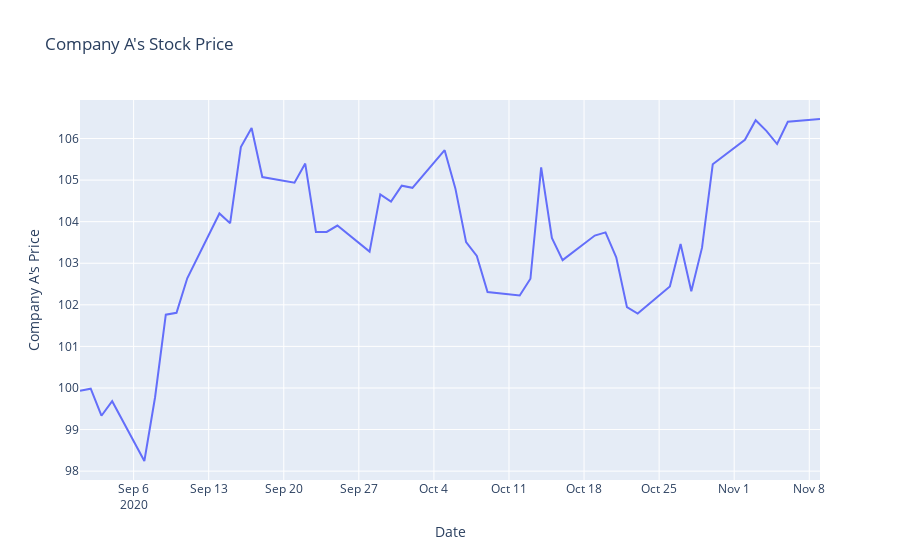

The code cell stored with this chart in its notebook:
### Code cell
import plotly.graph_objects as go
import pandas as pd
import numpy as np

returns = np.random.randn(50)
price = 100 + np.cumsum(returns)
dates = pd.date_range(start='2020-09-01', periods=50, freq='B')
df = pd.DataFrame(zip(dates, price), columns=['Date', 'Company_A'])

fig = go.Figure()

fig.add_trace(go.Scatter(x=df['Date'], y=df['Company_A'], mode='lines', name='Company_A'))

fig.update_layout(
    title="Company A's Stock Price",
    xaxis_title="Date",
    yaxis_title="Company A's Price"
)

fig.show()

### Figure 1 — Plotly figure (JSON) as saved in the notebook; plotly's stock layout.template omitted (floating-point values rounded to 4 significant figures)
{"data": [{"mode": "lines", "name": "Company_A", "type": "scatter", "x": ["2020-09-01T00:00:00", "2020-09-02T00:00:00", "2020-09-03T00:00:00", "2020-09-04T00:00:00", "2020-09-07T00:00:00", "2020-09-08T00:00:00", "2020-09-09T00:00:00", "2020-09-10T00:00:00", "2020-09-11T00:00:00", "2020-09-14T00:00:00", "2020-09-15T00:00:00", "2020-09-16T00:00:00", "2020-09-17T00:00:00", "2020-09-18T00:00:00", "2020-09-21T00:00:00", "2020-09-22T00:00:00", "2020-09-23T00:00:00", "2020-09-24T00:00:00", "2020-09-25T00:00:00", "2020-09-28T00:00:00", "2020-09-29T00:00:00", "2020-09-30T00:00:00", "2020-10-01T00:00:00", "2020-10-02T00:00:00", "2020-10-05T00:00:00", "2020-10-06T00:00:00", "2020-10-07T00:00:00", "2020-10-08T00:00:00", "2020-10-09T00:00:00", "2020-10-12T00:00:00", "2020-10-13T00:00:00", "2020-10-14T00:00:00", "2020-10-15T00:00:00", "2020-10-16T00:00:00", "2020-10-19T00:00:00", "2020-10-20T00:00:00", "2020-10-21T00:00:00", "2020-10-22T00:00:00", "2020-10-23T00:00:00", "2020-10-26T00:00:00", "2020-10-27T00:00:00", "2020-10-28T00:00:00", "2020-10-29T00:00:00", "2020-10-30T00:00:00", "2020-11-02T00:00:00", "2020-11-03T00:00:00", "2020-11-04T00:00:00", "2020-11-05T00:00:00", "2020-11-06T00:00:00", "2020-11-09T00:00:00"], "y": [99.94, 99.98, 99.33, 99.68, 98.24, 99.78, 101.8, 101.8, 102.6, 104.2, 104.0, 105.8, 106.3, 105.1, 104.9, 105.4, 103.8, 103.8, 103.9, 103.3, 104.7, 104.5, 104.9, 104.8, 105.7, 104.8, 103.5, 103.2, 102.3, 102.2, 102.6, 105.3, 103.6, 103.1, 103.7, 103.7, 103.1, 101.9, 101.8, 102.4, 103.5, 102.3, 103.4, 105.4, 106.0, 106.4, 106.2, 105.9, 106.4, 106.5]}], "layout": {"autosize": true, "title": {"text": "Company A's Stock Price"}, "xaxis": {"autorange": true, "range": ["2020-09-01", "2020-11-09"], "title": {"text": "Date"}, "type": "date"}, "yaxis": {"autorange": true, "range": [97.79, 106.9], "title": {"text": "Company A's Price"}, "type": "linear"}}}
